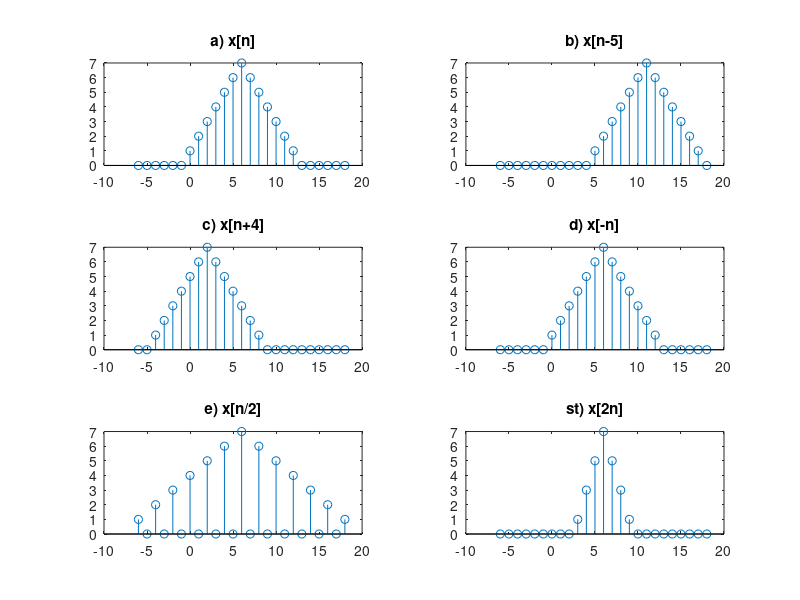

Here is the MATLAB script that generated this plot: (Note: this script raises an error after producing the figure.)
n = -6:18;
nLen = length(n);
k=find(n==0); % Σημείο 0 στο n
seq = [1 2 3 4 5 6 7 6 5 4 3 2 1]; % Ακολουθία σήματος
sLen = length(seq);  % Μέγεθος ακολουθίας
x = zeros(1,nLen)    % Αρχικοποιούμε το x με 0
x(k:k+sLen-1) = seq; % Βάζουμε την ακολυθία απο το σημείο 0

% Γραφικές παραστάσεις x[n]
% a) x[n]
subplot(3, 2, 1);
stem(n, x);
title('a) x[n]');

% b) x[n-5]
subplot(3, 2, 2);
% Χτίζουμε το σήμα x[n-5] βάζοντας τα στοιχεία του σήματος απο το σημείο k+5=5
xB = zeros(1,nLen);
xB(k+5:k+sLen+5-1) = seq;
stem(n, xB);
title('b) x[n-5]');

% c) x[n+4]
subplot(3, 2, 3);
% Χτίζουμε το σήμα x[n+4] βάζοντας τα στοιχεία του σήματος απο το σημείο k-4=-4
xC = zeros(1,nLen);
xC(k-4:k+sLen-4-1) = seq;
stem(n, xC);
title('c) x[n+4]');

% d) x[-n]
subplot(3, 2, 4);
% Χτίζουμε το σήμα x[-n] βάζοντας τα στοιχεία του αντίστροφου σήματος απο το σημείο k=0.
% fliplr(seq) αντιστρέφει την ακολουθία.
xD = zeros(1,nLen);
xD(k:k+sLen-1) = fliplr(seq);
stem(n, xD);
title('d) x[-n]');

% e) x[n/2]
subplot(3, 2, 5);
% Χτίζουμε το σήμα x[n/2] βάζοντας κάθε στοιχείο του σήματος σε κάθε δεύτερη θέση
xE = zeros(1,nLen);
xE(1:2:nLen) = seq;
stem(n, xE);
title('e) x[n/2]');

% st) x[2n]
subplot(3, 2, 6);
xF = zeros(1,nLen);
min = k+((sLen-1)/4);   % Αρχικό σημείο του σήματος = k συν το ¼ του μεγέθους του σήματος x[n]
max = min+((sLen-1)/2); % Τελευταίο σημείο του σήματος = min συν το μισό του μεγέθου του σήματος x[n]
xF(min:max) = seq(1:2:end);
stem(n, xF);
title('st) x[2n]');

sgtitle('Γραφικές παραστάσεις του σήματος x[n]');
